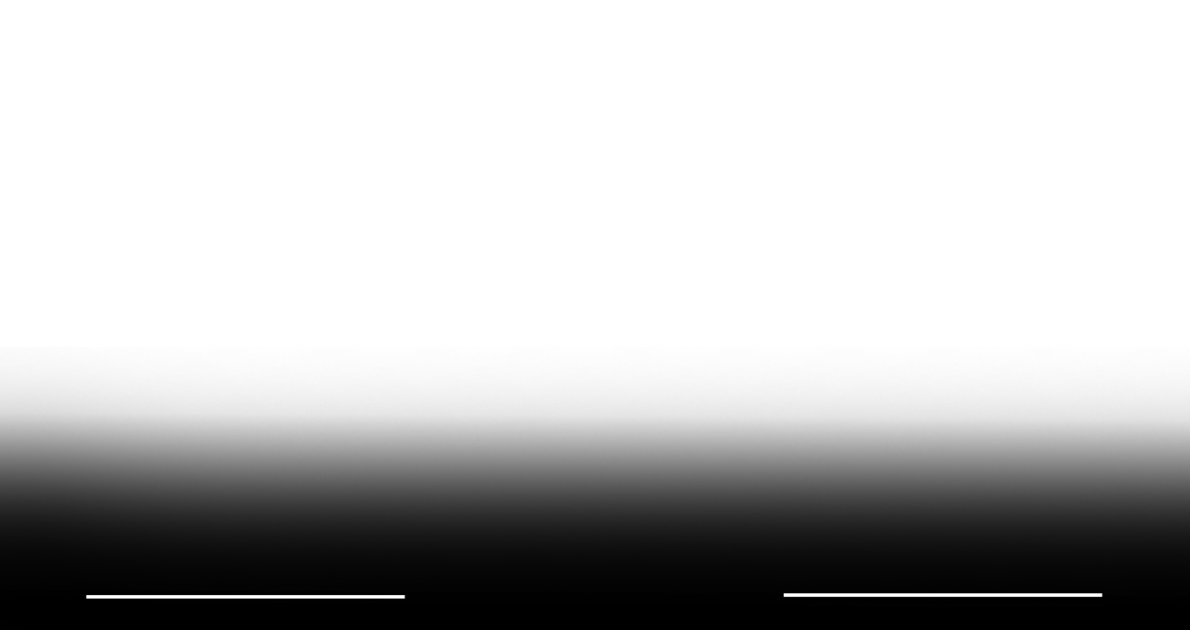
#> input picture box_on.png, 1190 x 630 px
$ python -i ArticleTofb_7.py   (imports and definitions only)
#> lines starting #> are read from the running program, lines starting #| are printed output that depends on the picture
import requests
import mysql.connector
from bs4 import BeautifulSoup
import os,shutil
import time
from Config import Variable
import cv2
import logging
from PIL import Image, ImageDraw, ImageFont, ImageFilter


######################## Script for post on facebook page   #########################

# [51 lines left out: functions break_long_title, check_site_status, add_site_name_on_image, not called in this run]


def add_box_on_image(img_path):
    image = Image.open(img_path)
    logo = Image.open('box_on.png')
    image_copy = image.copy()
    position = ((0), (0))
    image_copy.paste(logo, position,mask=logo)
    image_copy.save(img_path)
    add_text_on_image(img_path)

def img_resize(img_path):
#> called with img_path = 'box_on.png'
    image = Image.open(img_path)
#> image is the input picture: PIL image 1190x630 RGBA; mean R, G, B, A 1.1, 1.1, 1.1, 65.4
    new_image = image.resize((1160, 630))
    new_image.save(img_path)
    add_box_on_image(img_path)

def add_text_on_image(img_path):
#> called with img_path = 'box_on.png'
    bg = Image.open(img_path).convert('RGB')
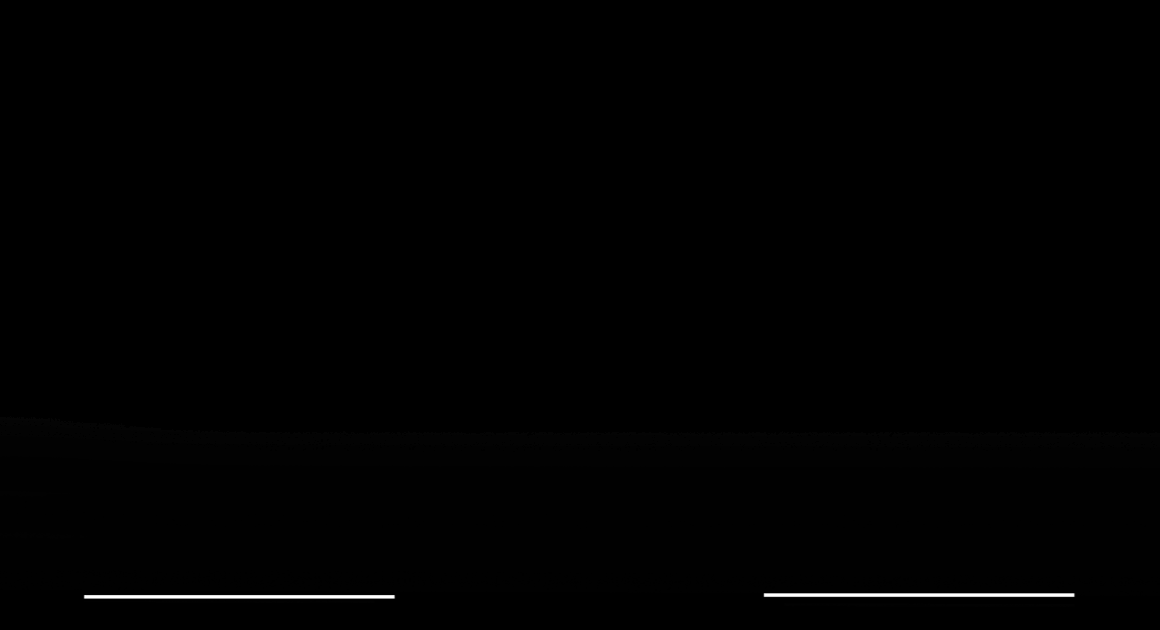
#> bg: PIL image 1160x630 RGB; min 0, max 255, mean 1.1
    x = bg.width//2
#> x = 580
    y = bg.height//2
#> y = 315

    # The text we want to add
    rr1 = open('texta.txt','r')
#> (reads texta.txt from the repository)
#> (the run stopped early here; a loop or call above may not have finished)
